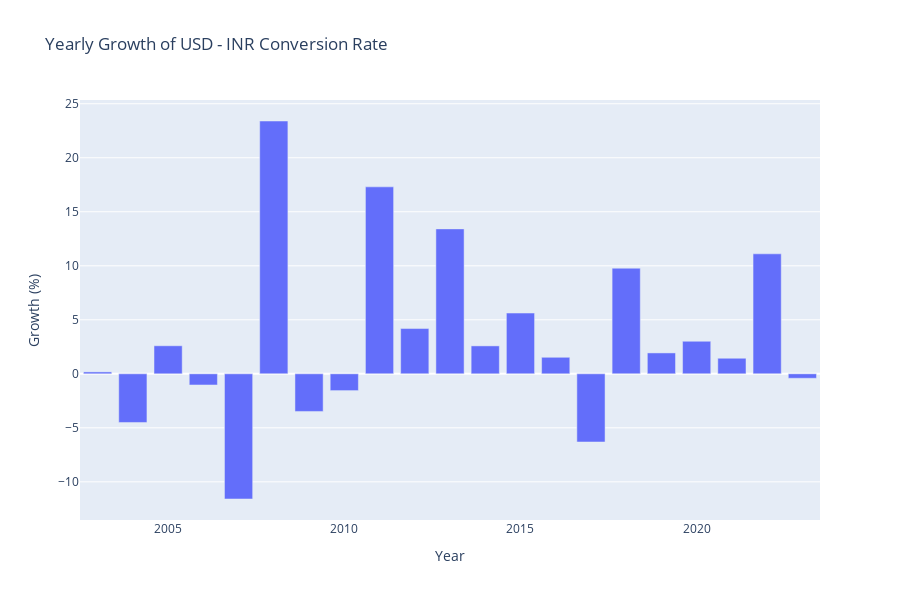

The notebook cell this image was saved under:
### Code cell
import plotly.graph_objs as go
import plotly.io as pio

# Calculate yearly growth
grouped_data = data.groupby(['Year', 'Month'])
data['Growth'] = (grouped_data['Close'].transform('last') - grouped_data['Close'].transform('first')) / grouped_data['Close'].transform('first') * 100


fig = go.Figure()
fig.add_trace(go.Bar(x=growth.index,
                     y=growth['Close'],
                     name='Yearly Growth'))

fig.update_layout(title="Yearly Growth of USD - INR Conversion Rate",
                  xaxis_title="Year",
                  yaxis_title="Growth (%)",
                  width=900,
                  height=600)

pio.show(fig)

### Figure 1 — Plotly figure (JSON) as saved in the notebook; plotly's stock layout.template omitted (floating-point values rounded to 4 significant figures)
{"data": [{"name": "Yearly Growth", "type": "bar", "x": [2003, 2004, 2005, 2006, 2007, 2008, 2009, 2010, 2011, 2012, 2013, 2014, 2015, 2016, 2017, 2018, 2019, 2020, 2021, 2022, 2023], "y": [0.1759, -4.505, 2.596, -1.034, -11.59, 23.4, -3.485, -1.555, 17.31, 4.19, 13.42, 2.585, 5.625, 1.53, -6.313, 9.777, 1.934, 3.015, 1.442, 11.11, -0.414]}], "layout": {"height": 600, "title": {"text": "Yearly Growth of USD - INR Conversion Rate"}, "width": 900, "xaxis": {"title": {"text": "Year"}}, "yaxis": {"title": {"text": "Growth (%)"}}}}
